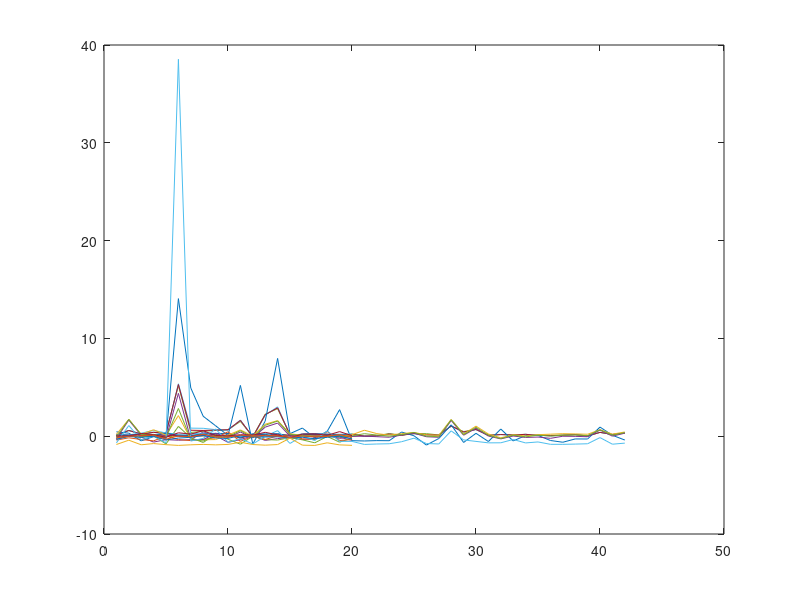

Write the MATLAB code that produced this figure.
% 时间 距离
% 最优解

% 最差解

% 均值

% 标准差
clc
clear

ans_FC.name = 30;
ans_FC.length = 0;
ans_FC.time = 0;
ans_FC(2) = ans_FC(1);
ans_FC(2).name = 50;
ans_FC(3) = ans_FC(1);
ans_FC(3).name = 100;

ans_FK = ans_FC;


%% 30
load test2_30.mat
stds = zeros(size(FCroute,1),4);
% FC 时间 30
stds(:,1) = min(FCtime,[],2);
stds(:,2) = max(FCtime,[],2);
stds(:,3) = mean(FCtime,2);
stds(:,4) = std(FCtime,0,2);
ans_FC(1).time = stds;

stds = zeros(size(FCroute,1),4);
% FC 长度 30
stds(:,1) = min(FCroute,[],2);
stds(:,2) = max(FCroute,[],2);
stds(:,3) = mean(FCroute,2);
stds(:,4) = std(FCroute,0,2);
ans_FC(1).length = stds;


stds = zeros(size(FKroute,1),4);
% FK 时间 30
stds(:,1) = min(FKtime,[],2);
stds(:,2) = max(FKtime,[],2);
stds(:,3) = mean(FKtime,2);
stds(:,4) = std(FKtime,0,2);
ans_FK(1).time = stds;

stds = zeros(size(FKroute,1),4);
% FK 长度 30
stds(:,1) = min(FKroute,[],2);
stds(:,2) = max(FKroute,[],2);
stds(:,3) = mean(FKroute,2);
stds(:,4) = std(FKroute,0,2);
ans_FK(1).length = stds;

clear FCroute FKtime FCtime FKroute

%% 50
load test2_50.mat
stds = zeros(size(FCroute,1),4);
% FC 时间 30
stds(:,1) = min(FCtime,[],2);
stds(:,2) = max(FCtime,[],2);
stds(:,3) = mean(FCtime,2);
stds(:,4) = std(FCtime,0,2);
ans_FC(2).time = stds;

stds = zeros(size(FCroute,1),4);
% FC 长度 30
stds(:,1) = min(FCroute,[],2);
stds(:,2) = max(FCroute,[],2);
stds(:,3) = mean(FCroute,2);
stds(:,4) = std(FCroute,0,2);
ans_FC(2).length = stds;


stds = zeros(size(FKroute,1),4);
% FK 时间 30
stds(:,1) = min(FKtime,[],2);
stds(:,2) = max(FKtime,[],2);
stds(:,3) = mean(FKtime,2);
stds(:,4) = std(FKtime,0,2);
ans_FK(2).time = stds;

stds = zeros(size(FKroute,1),4);
% FK 长度 30
stds(:,1) = min(FKroute,[],2);
stds(:,2) = max(FKroute,[],2);
stds(:,3) = mean(FKroute,2);
stds(:,4) = std(FKroute,0,2);
ans_FK(2).length = stds;

clear FCroute FKtime FCtime FKroute

%% 100
load test2_100.mat
stds = zeros(size(FCroute,1),4);
% FC 时间 30
stds(:,1) = min(FCtime,[],2);
stds(:,2) = max(FCtime,[],2);
stds(:,3) = mean(FCtime,2);
stds(:,4) = std(FCtime,0,2);
ans_FC(3).time = stds;

stds = zeros(size(FCroute,1),4);
% FC 长度 30
stds(:,1) = min(FCroute,[],2);
stds(:,2) = max(FCroute,[],2);
stds(:,3) = mean(FCroute,2);
stds(:,4) = std(FCroute,0,2);
ans_FC(3).length = stds;


stds = zeros(size(FKroute,1),4);
% FK 时间 30
stds(:,1) = min(FKtime,[],2);
stds(:,2) = max(FKtime,[],2);
stds(:,3) = mean(FKtime,2);
stds(:,4) = std(FKtime,0,2);
ans_FK(3).time = stds;

stds = zeros(size(FKroute,1),4);
% FK 长度 30
stds(:,1) = min(FKroute,[],2);
stds(:,2) = max(FKroute,[],2);
stds(:,3) = mean(FKroute,2);
stds(:,4) = std(FKroute,0,2);
ans_FK(3).length = stds;

clear FCroute FKtime FCtime FKroute




%%%%%%%%%%%pic
ans_per = ans_FC;
for i = 1:3
    for h = 1:4
        ans_per(i).length(:,h) = (ans_FC(i).length(:,h) - ans_FK(i).length(:,h)) ...
            ./ ans_FK(i).length(:,h);
        ans_per(i).time(:,h) = (ans_FC(i).time(:,h) - ans_FK(i).time(:,h)) ...
            ./ ans_FK(i).time(:,h);
    end
end

for i = 1:3
    for h = 1:4
        plot(ans_per(i).length(:,h))
        hold on
    end
end

for i = 1:3
    for h = 1:4
        plot(ans_per(i).time(:,h))
        hold on
    end
end


